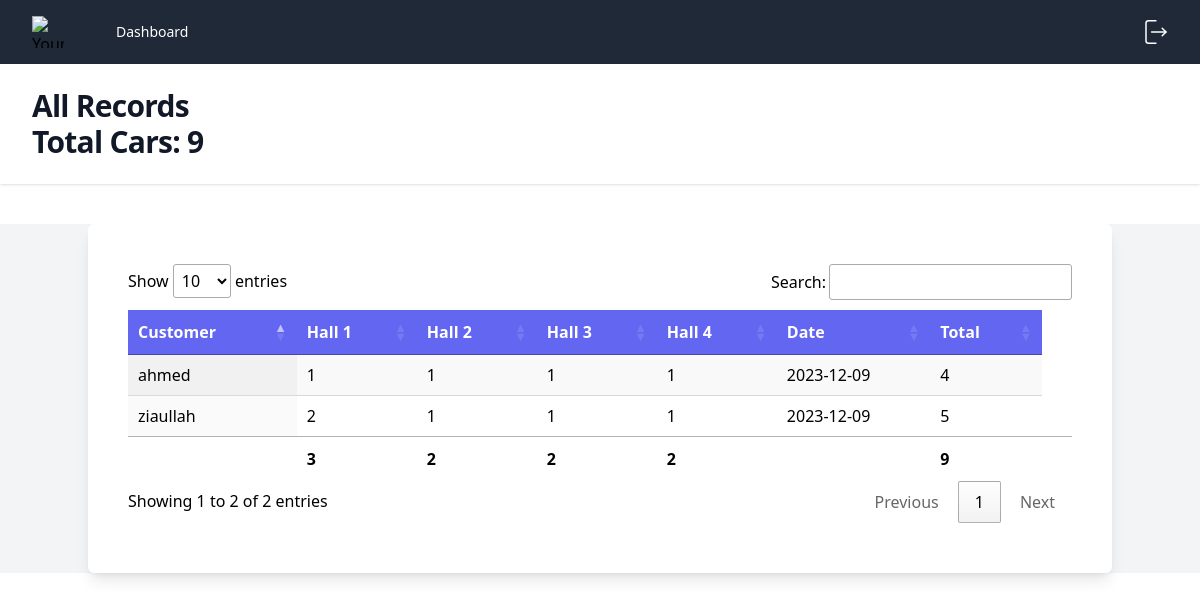
The app's page /records.php?date=2023-12-09 (signed in) with its own data.
### tables this page shows
CREATE TABLE `records_2` (
  `id` int(10) NOT NULL,
  `hall_1` int(10) NOT NULL DEFAULT 0,
  `hall_2` int(10) NOT NULL DEFAULT 0,
  `hall_3` int(10) NOT NULL DEFAULT 0,
  `hall_4` int(10) NOT NULL DEFAULT 0,
  `hall_5` int(10) NOT NULL DEFAULT 0,
  `hall_6` int(10) NOT NULL DEFAULT 0,
  `hall_7` int(10) NOT NULL DEFAULT 0,
  `hall_8` int(10) NOT NULL DEFAULT 0,
  `hall_9` int(10) NOT NULL DEFAULT 0,
  `hall_10` int(10) NOT NULL DEFAULT 0,
  `number_of_halls` int(20) NOT NULL,
  `customer_id` int(10) NOT NULL,
  `customer_name` varchar(250) NOT NULL,
  `date` date NOT NULL DEFAULT current_timestamp()
);

CREATE TABLE `customers` (
  `id` int(11) NOT NULL,
  `name` varchar(256) NOT NULL,
  `phone` varchar(256) NOT NULL,
  `timestamp` datetime NOT NULL DEFAULT current_timestamp()
);

### records.php (the view, shortened to what this page needs)
<?php
$page_title = "All Records";
include 'partials/head.php';
include_once("./partials/db_connect.php");
$today_date = $_GET['date'];
$records = mysqli_query($conn, "SELECT * FROM records_2 WHERE date = '$today_date'");
$totalCars = 0;
$total = 0;
while ($car = mysqli_fetch_assoc($records)) {
    for ($i = 1; $i <= $car['number_of_halls']; $i++) {
        $total += $car['hall_' . $i];
    }
    $totalCars = $total;
}
?>
<link rel="stylesheet" href="https://cdn.datatables.net/1.13.7/css/jquery.dataTables.min.css">
<link rel="stylesheet" href="https://cdn.datatables.net/datetime/1.5.1/css/dataTables.dateTime.min.css">
<body>
    <?php include("./partials/header.php") ?>
    <main class="bg-gray-100">
        <div class="bg-white container shadow-lg rounded-md p-5 md:p-10 mx-auto mt-10">
            <div class="overflow-x-auto">
                <table id="example" class="display nowrap " style="width:100%">
                    <thead class="text-white bg-indigo-500">
                        <tr>
                            <?php mysqli_data_seek($records, 0); ?>
                            <th>Customer</th>
                            <?php
                            $num_halls = mysqli_fetch_assoc($records);
                            for ($i = 1; $i <= $num_halls['number_of_halls']; $i++) {
                                echo '<th>Hall ' . $i . '</th>';
                            }
                            ?>
                            <th>Date</th>
                            <th>Total</th>
                        </tr>
                    </thead>
                    <tbody>
                        <?php
                        mysqli_data_seek($records, 0);
                        while ($record = mysqli_fetch_assoc($records)) {
                            $total = 0;
                            for ($i = 1; $i <= $record['number_of_halls']; $i++) {
                                $total +=  $record['hall_' . $i];
                            };
                            $customer_id = $record['customer_id'];
                            $customer = mysqli_fetch_assoc(mysqli_query($conn, "SELECT * FROM customers WHERE id='$customer_id'"));
                            if ($customer && isset($customer['name'])) {
                                $customer_name = $customer['name'];
                            } else {
                                $customer_name = $record['customer_name'];
                            } ?>
                            <tr id="<?php echo $record['id'] ?>" data-id="<?php echo $record['id'] ?>">
                                <td>
                                    <span class="editSpan name"><?php echo $customer_name ?></span>
                                </td>
                            <?php
                            for ($i = 1; $i <= $record['number_of_halls']; $i++) {
                                $hall = $record['hall_' . $i];
                                echo '<td>
                                <input type="hidden" name="number_of_halls" class="editInput" value="' . $record['number_of_halls'] . '">
                                <span class="editSpan hall_' . $i . '">' . $hall . '</span>
                                <input class="editInput block w-full px-4 rounded-md border-0 py-1.5 text-gray-900 shadow-sm ring-1 ring-inset ring-gray-300 placeholder:text-gray-400 focus:ring-2 focus:ring-inset focus:ring-indigo-600 sm:text-sm sm:leading-6" type="number" name="hall_' . $i . '" id="hall_' . $i . '" required style="display: none" value="' . $hall . '">
                                </td>';
                            }
                            echo '<td>
                            <span class="editSpan date">' . $record['date'] . '</span>
                            <input class="editInput px-4 block w-full rounded-md border-0 py-1.5 text-gray-900 shadow-sm ring-1 ring-inset ring-gray-300 placeholder:text-gray-400 focus:ring-2 focus:ring-inset focus:ring-indigo-600 sm:text-sm sm:leading-6" type="date" name="edit_date" id="edit_date" required value="' . $record['date'] . '" style="display: none">
                            </td>
                            <td>' . $total . '</td>';
                        }
                            ?>
                    </tbody>
                    <tfoot>
                        <tr>
                            <th></th>
                            <?php
                            $today_date = $_GET['date'];
                            $records = mysqli_query($conn, "SELECT * FROM records_2 WHERE date = '$today_date'");
                            $num_halls = mysqli_fetch_assoc($records)['number_of_halls'];
                            $totalInHalls = array();
                            for ($i = 1; $i <= $num_halls; $i++) {
                                $result = mysqli_query($conn, "SELECT * FROM records_2 WHERE date = '$today_date'");
                                $totalInHalls['hall_' . $i] = 0;
                                while ($row = mysqli_fetch_assoc($result)) {
                                    $totalInHalls['hall_' . $i] += $row['hall_' . $i];
                                }
                            }
                            for ($i = 1; $i <= $num_halls; $i++) {
                                echo '<th>' . $totalInHalls['hall_' . $i] . '</th>';
                            }
                            ?>
                            <th></th>
                            <th><?php echo $totalCars; ?></th>
                            <th></th>
                        </tr>
                    </tfoot>
                </table>
            </div>
        </div>
    </main>
</body>

### partials/head.php (shortened to what this page needs)
<!DOCTYPE html>
<html lang="en">
<head>
    <script src="https://cdn.tailwindcss.com"></script>
</head>

### partials/header.php (shortened to what this page needs)
<nav class="bg-gray-800">
    <div class="mx-auto max-w-7xl px-4 sm:px-6 lg:px-8">
        <div class="flex h-16 items-center justify-between">
            <div class="flex items-center">
                <div class="flex-shrink-0">
                    <img class="h-8 w-8" src="https://tailwindui.com/img/logos/mark.svg?color=indigo&shade=500" alt="Your Company">
                </div>
                <div class="hidden md:block">
                    <div class="ml-10 flex items-baseline space-x-4">
                        <a href="http://localhost/car-wash/dashboard.php" class="text-white rounded-md px-3 py-2 text-sm font-medium" aria-current="page">Dashboard</a>
                    </div>
                </div>
            </div>
            <div class="hidden md:block">
                <div class="ml-4 flex items-center md:ml-6">
                    <div class="relative ml-3">
                        <div>
                            <a href="http://localhost/car-wash/logout.php">
                                <button type="button" class="relative flex max-w-xs items-center rounded-full text-gray-800 text-sm focus:outline-none" id="user-menu-button" aria-expanded="false" aria-haspopup="true">
                                    <span class="absolute -inset-1.5"></span>
                                    <img class="h-6 w-6" src="./assets/logout.svg" alt="">
                                </button>
                            </a>
                        </div>
                    </div>
                </div>
            </div>
        </div>
    </div>
</nav>
<header class="bg-white shadow">
    <div class="mx-auto max-w-7xl px-4 py-6 sm:px-6 lg:px-8">
        <h1 class="text-3xl font-bold tracking-tight text-gray-900"><?php echo $page_title; ?></h1>
        <?php
        if (isset($totalCars)) {
            echo '<h2 class="text-3xl font-bold tracking-tight text-gray-900">Total Cars: ' . $totalCars . '</h2>';
        }
        ?>
    </div>
</header>

### records on screen
records_2: customer.name "ahmed", hall_1 "1", hall_2 "1", hall_3 "1", hall_4 "1", date "2023-12-09", total "4"
records_2: customer.name "ziaullah", hall_1 "2", hall_2 "1", hall_3 "1", hall_4 "1", date "2023-12-09", total "5"

### other values on screen
$page_title "All Records"
$totalCars "9"
$totalInHalls['hall_' . $i] "3"
